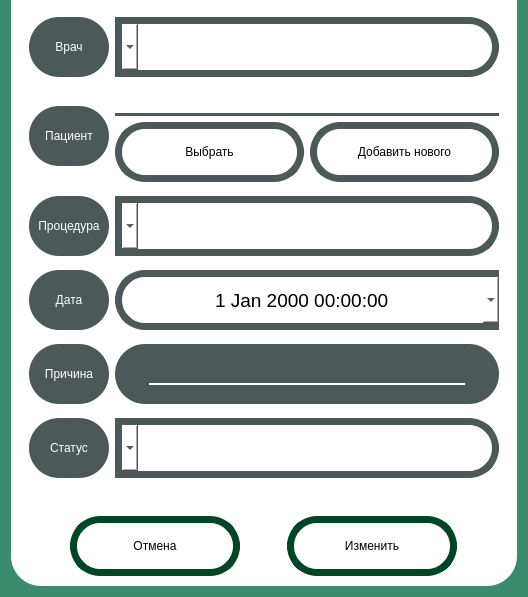
<?xml version="1.0" encoding="UTF-8"?>
<ui version="4.0">
 <class>EditAppointmentWindow</class>
 <widget class="QDialog" name="EditAppointmentWindow">
  <property name="geometry">
   <rect>
    <x>0</x>
    <y>0</y>
    <width>528</width>
    <height>597</height>
   </rect>
  </property>
  <property name="minimumSize">
   <size>
    <width>528</width>
    <height>597</height>
   </size>
  </property>
  <property name="maximumSize">
   <size>
    <width>528</width>
    <height>597</height>
   </size>
  </property>
  <property name="windowTitle">
   <string>Dialog</string>
  </property>
  <property name="styleSheet">
   <string notr="true">background-color:#3B8C6E</string>
  </property>
  <layout class="QGridLayout" name="gridLayout">
   <property name="topMargin">
    <number>0</number>
   </property>
   <item row="0" column="0">
    <widget class="QWidget" name="widget" native="true">
     <property name="styleSheet">
      <string notr="true">border-bottom-left-radius:30;
border-bottom-right-radius:30;
background:white;</string>
     </property>
     <layout class="QGridLayout" name="gridLayout_2">
      <property name="topMargin">
       <number>0</number>
      </property>
      <item row="0" column="0">
       <widget class="QWidget" name="widget_3" native="true">
        <property name="minimumSize">
         <size>
          <width>0</width>
          <height>0</height>
         </size>
        </property>
        <layout class="QGridLayout" name="gridLayout_3">
         <item row="0" column="0">
          <widget class="QWidget" name="widget_7" native="true">
           <property name="maximumSize">
            <size>
             <width>16777215</width>
             <height>60</height>
            </size>
           </property>
           <property name="styleSheet">
            <string notr="true">background:#4C5958;
border-radius:30</string>
           </property>
           <layout class="QGridLayout" name="gridLayout_12">
            <item row="0" column="0">
             <widget class="QLabel" name="label_7">
              <property name="layoutDirection">
               <enum>Qt::LayoutDirection::LeftToRight</enum>
              </property>
              <property name="styleSheet">
               <string notr="true">color:white</string>
              </property>
              <property name="text">
               <string>Врач</string>
              </property>
              <property name="alignment">
               <set>Qt::AlignmentFlag::AlignCenter</set>
              </property>
             </widget>
            </item>
           </layout>
          </widget>
         </item>
         <item row="0" column="1" alignment="Qt::AlignmentFlag::AlignTop">
          <widget class="QComboBox" name="CBUsers">
           <property name="minimumSize">
            <size>
             <width>0</width>
             <height>60</height>
            </size>
           </property>
           <property name="maximumSize">
            <size>
             <width>16777215</width>
             <height>40</height>
            </size>
           </property>
           <property name="font">
            <font>
             <pointsize>14</pointsize>
            </font>
           </property>
           <property name="layoutDirection">
            <enum>Qt::LayoutDirection::RightToLeft</enum>
           </property>
           <property name="styleSheet">
            <string notr="true">
	border-radius:0;
    text-align: center;
	background:white;
	border:7px solid #4C5958;
	border-bottom-right-radius:30;
	border-top-right-radius:30;
	color:black;
</string>
           </property>
           <property name="editable">
            <bool>false</bool>
           </property>
           <property name="currentIndex">
            <number>-1</number>
           </property>
           <property name="sizeAdjustPolicy">
            <enum>QComboBox::SizeAdjustPolicy::AdjustToContentsOnFirstShow</enum>
           </property>
          </widget>
         </item>
         <item row="1" column="0">
          <widget class="QWidget" name="widget_2" native="true">
           <property name="maximumSize">
            <size>
             <width>16777215</width>
             <height>60</height>
            </size>
           </property>
           <property name="styleSheet">
            <string notr="true">background:#4C5958;
border-radius:30</string>
           </property>
           <layout class="QGridLayout" name="gridLayout_9">
            <item row="0" column="0">
             <widget class="QLabel" name="label_6">
              <property name="layoutDirection">
               <enum>Qt::LayoutDirection::LeftToRight</enum>
              </property>
              <property name="styleSheet">
               <string notr="true">color:white</string>
              </property>
              <property name="text">
               <string>Пациент</string>
              </property>
              <property name="alignment">
               <set>Qt::AlignmentFlag::AlignCenter</set>
              </property>
             </widget>
            </item>
           </layout>
          </widget>
         </item>
         <item row="2" column="0">
          <widget class="QWidget" name="widget_16" native="true">
           <property name="maximumSize">
            <size>
             <width>16777215</width>
             <height>60</height>
            </size>
           </property>
           <property name="styleSheet">
            <string notr="true">background:#4C5958;
border-radius:30</string>
           </property>
           <layout class="QGridLayout" name="gridLayout_17">
            <item row="0" column="0">
             <widget class="QLabel" name="label_13">
              <property name="layoutDirection">
               <enum>Qt::LayoutDirection::LeftToRight</enum>
              </property>
              <property name="styleSheet">
               <string notr="true">color:white</string>
              </property>
              <property name="text">
               <string>Процедура</string>
              </property>
              <property name="alignment">
               <set>Qt::AlignmentFlag::AlignCenter</set>
              </property>
             </widget>
            </item>
           </layout>
          </widget>
         </item>
         <item row="2" column="1" alignment="Qt::AlignmentFlag::AlignTop">
          <widget class="QComboBox" name="CBServices">
           <property name="minimumSize">
            <size>
             <width>0</width>
             <height>60</height>
            </size>
           </property>
           <property name="maximumSize">
            <size>
             <width>16777215</width>
             <height>40</height>
            </size>
           </property>
           <property name="font">
            <font>
             <pointsize>14</pointsize>
            </font>
           </property>
           <property name="layoutDirection">
            <enum>Qt::LayoutDirection::RightToLeft</enum>
           </property>
           <property name="styleSheet">
            <string notr="true">
	border-radius:0;
    text-align: center;
	background:white;
	border:7px solid #4C5958;
	border-bottom-right-radius:30;
	border-top-right-radius:30;
	color:black;
</string>
           </property>
           <property name="currentIndex">
            <number>-1</number>
           </property>
           <property name="sizeAdjustPolicy">
            <enum>QComboBox::SizeAdjustPolicy::AdjustToContentsOnFirstShow</enum>
           </property>
          </widget>
         </item>
         <item row="3" column="0">
          <widget class="QWidget" name="widget_5" native="true">
           <property name="maximumSize">
            <size>
             <width>16777215</width>
             <height>60</height>
            </size>
           </property>
           <property name="styleSheet">
            <string notr="true">background:#4C5958;
border-radius:30</string>
           </property>
           <layout class="QGridLayout" name="gridLayout_8">
            <item row="0" column="0">
             <widget class="QLabel" name="label_5">
              <property name="layoutDirection">
               <enum>Qt::LayoutDirection::LeftToRight</enum>
              </property>
              <property name="styleSheet">
               <string notr="true">color:white</string>
              </property>
              <property name="text">
               <string>Дата</string>
              </property>
              <property name="alignment">
               <set>Qt::AlignmentFlag::AlignCenter</set>
              </property>
             </widget>
            </item>
           </layout>
          </widget>
         </item>
         <item row="3" column="1">
          <widget class="QWidget" name="widget_6" native="true">
           <layout class="QGridLayout" name="gridLayout_4">
            <property name="leftMargin">
             <number>0</number>
            </property>
            <property name="topMargin">
             <number>0</number>
            </property>
            <property name="rightMargin">
             <number>0</number>
            </property>
            <property name="bottomMargin">
             <number>0</number>
            </property>
            <item row="0" column="0">
             <widget class="QDateTimeEdit" name="DateTime">
              <property name="minimumSize">
               <size>
                <width>0</width>
                <height>60</height>
               </size>
              </property>
              <property name="font">
               <font>
                <pointsize>14</pointsize>
               </font>
              </property>
              <property name="styleSheet">
               <string notr="true">QDateTimeEdit {
	border-radius:0;
    background-color: white;
    border: 7px solid #4C5958;
	border-right:none;
	border-bottom-left-radius:30;
	border-top-left-radius:30;
    color: black;

}

</string>
              </property>
              <property name="frame">
               <bool>true</bool>
              </property>
              <property name="alignment">
               <set>Qt::AlignmentFlag::AlignCenter</set>
              </property>
              <property name="accelerated">
               <bool>false</bool>
              </property>
              <property name="showGroupSeparator" stdset="0">
               <bool>false</bool>
              </property>
              <property name="calendarPopup">
               <bool>true</bool>
              </property>
             </widget>
            </item>
           </layout>
          </widget>
         </item>
         <item row="4" column="0">
          <widget class="QWidget" name="widget_14" native="true">
           <property name="maximumSize">
            <size>
             <width>16777215</width>
             <height>60</height>
            </size>
           </property>
           <property name="styleSheet">
            <string notr="true">background:#4C5958;
border-radius:30</string>
           </property>
           <layout class="QGridLayout" name="gridLayout_15">
            <item row="0" column="0">
             <widget class="QLabel" name="label_12">
              <property name="layoutDirection">
               <enum>Qt::LayoutDirection::LeftToRight</enum>
              </property>
              <property name="styleSheet">
               <string notr="true">color:white</string>
              </property>
              <property name="text">
               <string>Причина</string>
              </property>
              <property name="alignment">
               <set>Qt::AlignmentFlag::AlignCenter</set>
              </property>
             </widget>
            </item>
           </layout>
          </widget>
         </item>
         <item row="4" column="1">
          <widget class="QWidget" name="widget_15" native="true">
           <property name="minimumSize">
            <size>
             <width>0</width>
             <height>60</height>
            </size>
           </property>
           <property name="maximumSize">
            <size>
             <width>16777215</width>
             <height>60</height>
            </size>
           </property>
           <property name="styleSheet">
            <string notr="true">background:#4C5958;
border-radius:30</string>
           </property>
           <layout class="QGridLayout" name="gridLayout_16">
            <item row="0" column="0">
             <widget class="QLineEdit" name="LEReason">
              <property name="styleSheet">
               <string notr="true">border: 0px solid red;
border-bottom: 2px solid white;
color:white;
height: 25px;
margin: 10 25</string>
              </property>
              <property name="maxLength">
               <number>45</number>
              </property>
              <property name="alignment">
               <set>Qt::AlignmentFlag::AlignCenter</set>
              </property>
             </widget>
            </item>
           </layout>
          </widget>
         </item>
         <item row="5" column="0">
          <widget class="QWidget" name="widget_8" native="true">
           <property name="maximumSize">
            <size>
             <width>16777215</width>
             <height>60</height>
            </size>
           </property>
           <property name="styleSheet">
            <string notr="true">background:#4C5958;
border-radius:30</string>
           </property>
           <layout class="QGridLayout" name="gridLayout_14">
            <item row="0" column="0">
             <widget class="QLabel" name="label_11">
              <property name="layoutDirection">
               <enum>Qt::LayoutDirection::LeftToRight</enum>
              </property>
              <property name="styleSheet">
               <string notr="true">color:white</string>
              </property>
              <property name="text">
               <string>Статус</string>
              </property>
              <property name="alignment">
               <set>Qt::AlignmentFlag::AlignCenter</set>
              </property>
             </widget>
            </item>
           </layout>
          </widget>
         </item>
         <item row="5" column="1" alignment="Qt::AlignmentFlag::AlignTop">
          <widget class="QComboBox" name="CBStatus">
           <property name="minimumSize">
            <size>
             <width>0</width>
             <height>60</height>
            </size>
           </property>
           <property name="maximumSize">
            <size>
             <width>16777215</width>
             <height>40</height>
            </size>
           </property>
           <property name="font">
            <font>
             <pointsize>14</pointsize>
            </font>
           </property>
           <property name="layoutDirection">
            <enum>Qt::LayoutDirection::RightToLeft</enum>
           </property>
           <property name="styleSheet">
            <string notr="true">
	border-radius:0;
    text-align: center;
	background:white;
	border:7px solid #4C5958;
	border-bottom-right-radius:30;
	border-top-right-radius:30;
	color:black;
</string>
           </property>
           <property name="currentIndex">
            <number>-1</number>
           </property>
           <property name="sizeAdjustPolicy">
            <enum>QComboBox::SizeAdjustPolicy::AdjustToContentsOnFirstShow</enum>
           </property>
           <item>
            <property name="text">
             <string>Завершено</string>
            </property>
           </item>
           <item>
            <property name="text">
             <string>В ожидании</string>
            </property>
           </item>
           <item>
            <property name="text">
             <string>В процессе</string>
            </property>
           </item>
           <item>
            <property name="text">
             <string>Отменено</string>
            </property>
           </item>
          </widget>
         </item>
         <item row="1" column="1">
          <widget class="QWidget" name="widget_4" native="true">
           <layout class="QVBoxLayout" name="verticalLayout">
            <property name="leftMargin">
             <number>0</number>
            </property>
            <property name="topMargin">
             <number>0</number>
            </property>
            <property name="rightMargin">
             <number>0</number>
            </property>
            <property name="bottomMargin">
             <number>0</number>
            </property>
            <item>
             <widget class="QWidget" name="widget_10" native="true">
              <layout class="QGridLayout" name="gridLayout_5">
               <property name="leftMargin">
                <number>0</number>
               </property>
               <property name="topMargin">
                <number>0</number>
               </property>
               <property name="rightMargin">
                <number>0</number>
               </property>
               <property name="bottomMargin">
                <number>0</number>
               </property>
               <item row="0" column="0">
                <widget class="QLabel" name="LPatientFullName">
                 <property name="font">
                  <font>
                   <pointsize>14</pointsize>
                  </font>
                 </property>
                 <property name="styleSheet">
                  <string notr="true">background:white;
color:black;
border-bottom:3px solid #4C5958;</string>
                 </property>
                 <property name="text">
                  <string/>
                 </property>
                 <property name="alignment">
                  <set>Qt::AlignmentFlag::AlignCenter</set>
                 </property>
                </widget>
               </item>
              </layout>
             </widget>
            </item>
            <item>
             <widget class="QWidget" name="widget_9" native="true">
              <layout class="QHBoxLayout" name="horizontalLayout">
               <property name="leftMargin">
                <number>0</number>
               </property>
               <property name="topMargin">
                <number>0</number>
               </property>
               <property name="rightMargin">
                <number>0</number>
               </property>
               <property name="bottomMargin">
                <number>0</number>
               </property>
               <item>
                <widget class="QPushButton" name="PBSelectPatient">
                 <property name="minimumSize">
                  <size>
                   <width>0</width>
                   <height>60</height>
                  </size>
                 </property>
                 <property name="styleSheet">
                  <string notr="true">QPushButton{
	border-radius:30;
	background-color:white;
	color:black;
	border: 7px solid #4C5958;
}

QPushButton:hover{
        background-color:#ACACAC;
}</string>
                 </property>
                 <property name="text">
                  <string>Выбрать</string>
                 </property>
                </widget>
               </item>
               <item>
                <widget class="QPushButton" name="PBAddNewPatient">
                 <property name="minimumSize">
                  <size>
                   <width>0</width>
                   <height>60</height>
                  </size>
                 </property>
                 <property name="styleSheet">
                  <string notr="true">QPushButton{
	border-radius:30;
	background-color:white;
	color:black;
	border: 7px solid #4C5958;
}

QPushButton:hover{
        background-color:#ACACAC;
}</string>
                 </property>
                 <property name="text">
                  <string>Добавить нового</string>
                 </property>
                </widget>
               </item>
              </layout>
             </widget>
            </item>
           </layout>
          </widget>
         </item>
        </layout>
       </widget>
      </item>
      <item row="1" column="0">
       <widget class="QWidget" name="widget_17" native="true">
        <property name="maximumSize">
         <size>
          <width>16777215</width>
          <height>70</height>
         </size>
        </property>
        <layout class="QHBoxLayout" name="horizontalLayout_3">
         <item>
          <widget class="QPushButton" name="PBCancel">
           <property name="minimumSize">
            <size>
             <width>0</width>
             <height>60</height>
            </size>
           </property>
           <property name="maximumSize">
            <size>
             <width>170</width>
             <height>16777215</height>
            </size>
           </property>
           <property name="styleSheet">
            <string notr="true">QPushButton{
	border-radius:30;
	background-color:white;
	color:black;
	border: 7px solid #004528;
}

QPushButton:hover{
        background-color:#ACACAC;
}</string>
           </property>
           <property name="text">
            <string>Отмена</string>
           </property>
           <property name="autoDefault">
            <bool>false</bool>
           </property>
          </widget>
         </item>
         <item>
          <widget class="QPushButton" name="PBEdit">
           <property name="minimumSize">
            <size>
             <width>0</width>
             <height>60</height>
            </size>
           </property>
           <property name="maximumSize">
            <size>
             <width>170</width>
             <height>16777215</height>
            </size>
           </property>
           <property name="styleSheet">
            <string notr="true">QPushButton{
	border-radius:30;
	background-color:white;
	color:black;
	border: 7px solid #004528;
}

QPushButton:hover{
        background-color:#ACACAC;
}</string>
           </property>
           <property name="text">
            <string>Изменить</string>
           </property>
           <property name="autoDefault">
            <bool>false</bool>
           </property>
          </widget>
         </item>
        </layout>
       </widget>
      </item>
     </layout>
    </widget>
   </item>
  </layout>
 </widget>
 <resources/>
 <connections/>
</ui>
